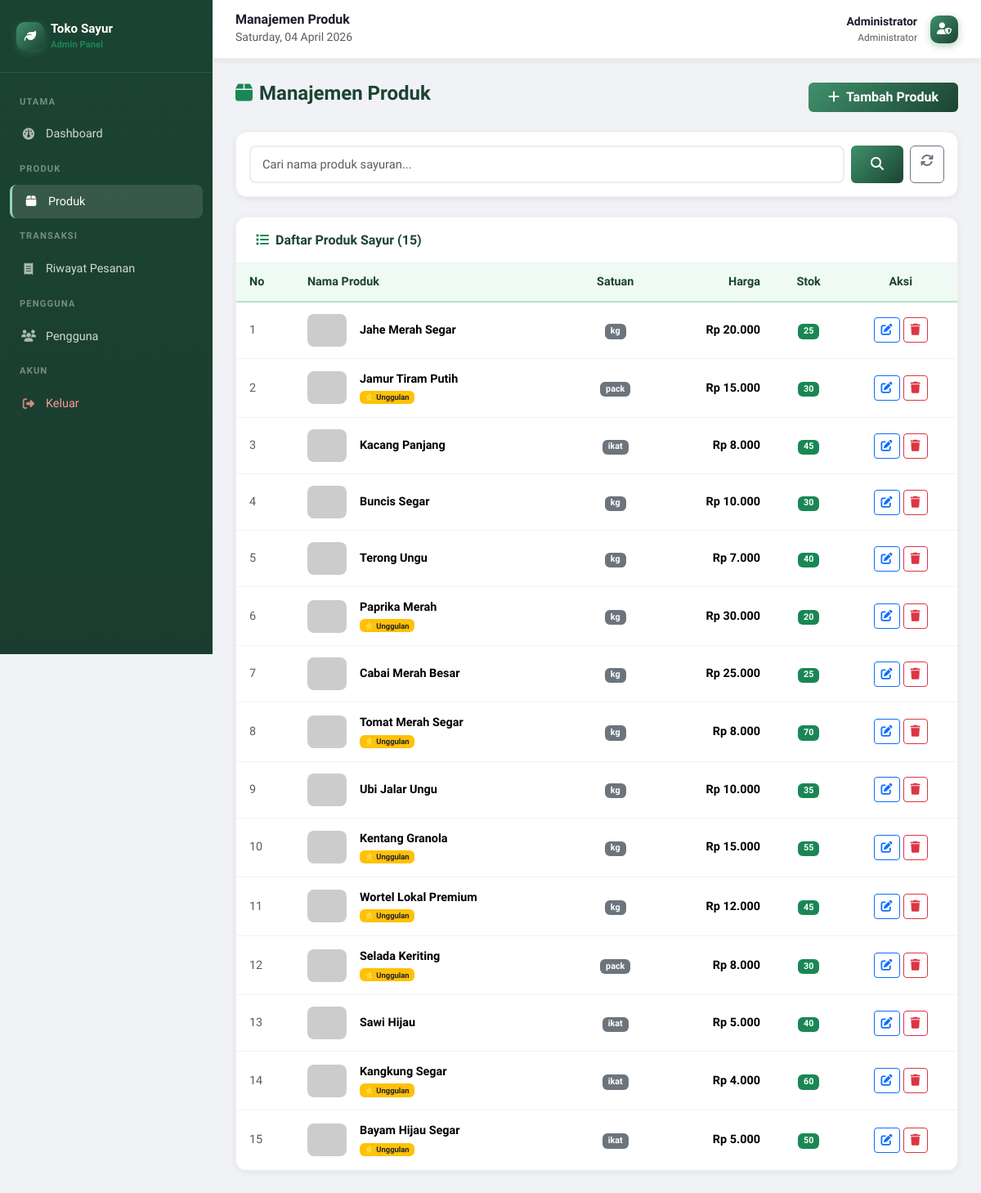
The page /admin/products/index.php (signed in) on the database its author committed.
### tables this page shows
CREATE TABLE `products` (
  `id` int(11) NOT NULL AUTO_INCREMENT,
  `category_id` int(11) NOT NULL,
  `name` varchar(200) NOT NULL,
  `slug` varchar(200) NOT NULL,
  `description` text DEFAULT NULL,
  `price` decimal(12,2) NOT NULL DEFAULT 0.00,
  `stock` int(11) NOT NULL DEFAULT 0,
  `unit` varchar(30) NOT NULL DEFAULT 'kg',
  `image` varchar(255) DEFAULT NULL,
  `is_featured` tinyint(1) NOT NULL DEFAULT 0,
  `is_active` tinyint(1) NOT NULL DEFAULT 1,
  `created_at` timestamp NOT NULL DEFAULT current_timestamp(),
  `updated_at` timestamp NOT NULL DEFAULT current_timestamp() ON UPDATE current_timestamp(),
  PRIMARY KEY (`id`),
  UNIQUE KEY `slug` (`slug`),
  KEY `category_id` (`category_id`),
  CONSTRAINT `fk_prod_cat` FOREIGN KEY (`category_id`) REFERENCES `categories` (`id`) ON DELETE CASCADE
);

### config/functions.php (called while the page is built, shortened)
<?php
function rupiah(float $amount): string {
    return 'Rp ' . number_format($amount, 0, ',', '.');
}
function getProductImage(string $image = ''): string {
    $placeholders = [
        'bayam.jpg'         => 'https://placehold.co/400x300/2d6a4f/white?text=Bayam+Segar',
        'kangkung.jpg'      => 'https://placehold.co/400x300/40916c/white?text=Kangkung',
        'sawi.jpg'          => 'https://placehold.co/400x300/52b788/white?text=Sawi+Hijau',
        'selada.jpg'        => 'https://placehold.co/400x300/74c69d/white?text=Selada',
        'wortel.jpg'        => 'https://placehold.co/400x300/e76f51/white?text=Wortel',
        'kentang.jpg'       => 'https://placehold.co/400x300/e9c46a/white?text=Kentang',
        'ubi.jpg'           => 'https://placehold.co/400x300/7b2d8b/white?text=Ubi+Ungu',
        'tomat.jpg'         => 'https://placehold.co/400x300/e63946/white?text=Tomat',
        'cabai.jpg'         => 'https://placehold.co/400x300/d62828/white?text=Cabai',
        'paprika.jpg'       => 'https://placehold.co/400x300/f4a261/white?text=Paprika',
        'terong.jpg'        => 'https://placehold.co/400x300/6a0572/white?text=Terong',
        'buncis.jpg'        => 'https://placehold.co/400x300/6ab187/white?text=Buncis',
        'kacang_panjang.jpg'=> 'https://placehold.co/400x300/3a7d44/white?text=Kacang+Panjang',
        'jamur_tiram.jpg'   => 'https://placehold.co/400x300/adb5bd/white?text=Jamur+Tiram',
        'jahe.jpg'          => 'https://placehold.co/400x300/b5838d/white?text=Jahe+Merah',
    ];
    return $placeholders[$image] ?? 'https://placehold.co/400x300/2d6a4f/white?text=Sayur+Segar';
}
function e(string $val): string {
    return htmlspecialchars($val, ENT_QUOTES, 'UTF-8');
}

### admin/products/index.php (the view, shortened to what this page needs)
<?php
$pageTitle = 'Manajemen Produk';
require_once __DIR__ . '/../../config/functions.php';
$search = trim($_GET['q'] ?? '');
$where  = ['is_active = 1'];
$params = [];
$whereClause = implode(' AND ', $where);
$stmt = $pdo->prepare("SELECT * FROM products WHERE $whereClause ORDER BY id DESC");
$stmt->execute($params);
$products = $stmt->fetchAll();
include __DIR__ . '/../includes/header.php';
?>
<div class="d-flex justify-content-between align-items-center mb-4">
  <h4 class="admin-page-title"><i class="fas fa-box me-2 text-success"></i>Manajemen Produk</h4>
  <a href="<?= BASE_URL ?>/admin/products/add.php" class="btn btn-success-custom fw-600 px-4">
    <i class="fas fa-plus me-2"></i>Tambah Produk
  </a>
</div>
<div class="admin-card mb-4">
  <div class="p-3">
    <form method="GET" class="d-flex gap-2">
      <input type="text" name="q" class="form-control" placeholder="Cari nama produk sayuran..." value="<?= e($search) ?>">
      <button type="submit" class="btn btn-success-custom px-4"><i class="fas fa-search"></i></button>
      <a href="<?= BASE_URL ?>/admin/products/index.php" class="btn btn-outline-secondary"><i class="fas fa-refresh"></i></a>
    </form>
  </div>
</div>
<div class="admin-card">
  <div class="admin-card-header">
    <h5><i class="fas fa-list me-2 text-success"></i>Daftar Produk Sayur (<?= count($products) ?>)</h5>
  </div>
  <div class="table-responsive">
    <table class="table admin-table mb-0">
      <thead>
        <tr>
          <th>No</th>
          <th>Nama Produk</th>
          <th class="text-center">Satuan</th>
          <th class="text-end">Harga</th>
          <th class="text-center">Stok</th>
          <th class="text-center">Aksi</th>
        </tr>
      </thead>
      <tbody>
        <?php if (empty($products)): ?>
        <tr><td colspan="6" class="text-center py-5 text-muted"><i class="fas fa-box-open fs-3 d-block mb-2"></i>Belum ada produk.</td></tr>
        <?php else: ?>
        <?php foreach ($products as $i => $p): ?>
        <tr>
          <td class="text-muted"><?= $i + 1 ?></td>
          <td>
            <div class="d-flex align-items-center gap-3">
              <img src="<?= getProductImage($p['image']) ?>" style="width:48px;height:40px;object-fit:cover;border-radius:8px;" alt="">
              <div>
                <div class="fw-700"><?= e($p['name']) ?></div>
                <?php if ($p['is_featured']): ?><small><span class="badge bg-warning text-dark">⭐ Unggulan</span></small><?php endif; ?>
              </div>
            </div>
          </td>
          <td class="text-center"><span class="badge bg-secondary"><?= e($p['unit']) ?></span></td>
          <td class="text-end fw-700"><?= rupiah($p['price']) ?></td>
          <td class="text-center">
            <span class="badge <?= $p['stock'] == 0 ? 'bg-danger' : ($p['stock'] < 5 ? 'bg-warning text-dark' : 'bg-success') ?>">
              <?= $p['stock'] ?>
            </span>
          </td>
          <td class="text-center">
            <div class="d-flex gap-1 justify-content-center">
              <a href="<?= BASE_URL ?>/admin/products/edit.php?id=<?= $p['id'] ?>" class="btn btn-sm btn-outline-primary" title="Edit"><i class="fas fa-edit"></i></a>
              <a href="<?= BASE_URL ?>/admin/products/delete.php?id=<?= $p['id'] ?>" class="btn btn-sm btn-outline-danger" title="Hapus" onclick="return confirm('Yakin hapus produk ini?')"><i class="fas fa-trash"></i></a>
            </div>
          </td>
        </tr>
        <?php endforeach; ?>
        <?php endif; ?>
      </tbody>
    </table>
  </div>
</div>
<?php include __DIR__ . '/../includes/footer.php'; ?>

### admin/includes/header.php (shortened to what this page needs)
<?php
require_once __DIR__ . '/../../config/functions.php';
$adminPage = basename($_SERVER['PHP_SELF']);
$adminDir  = basename(dirname($_SERVER['PHP_SELF']));
?>
<!DOCTYPE html>
<html lang="id">
<head>
  <link href="https://cdn.jsdelivr.net/npm/bootstrap@5.3.2/dist/css/bootstrap.min.css" rel="stylesheet">
  <link href="https://cdnjs.cloudflare.com/ajax/libs/font-awesome/6.4.2/css/all.min.css" rel="stylesheet">
  <link href="<?= BASE_URL ?>/assets/css/style.css" rel="stylesheet">
</head>
<body>
<div class="admin-wrapper">
<aside class="admin-sidebar" id="adminSidebar">
  <div class="admin-sidebar-brand">
    <div class="d-flex align-items-center gap-2">
      <div class="brand-icon brand-icon-sm"><i class="fas fa-leaf"></i></div>
      <div>
        <div class="text-white fw-700" style="font-size:.95rem;">Toko Sayur</div>
        <div class="text-success fw-600" style="font-size:.7rem;">Admin Panel</div>
      </div>
    </div>
  </div>
  <nav class="admin-nav">
    <div class="admin-nav-label">Utama</div>
    <a href="<?= BASE_URL ?>/admin/index.php" class="admin-nav-item <?= ($adminPage==='index.php'&&$adminDir==='admin')?'active':'' ?>">
      <i class="fas fa-gauge"></i> Dashboard
    </a>
    <div class="admin-nav-label">Produk</div>
    <a href="<?= BASE_URL ?>/admin/products/index.php" class="admin-nav-item <?= ($adminDir==='products')?'active':'' ?>">
      <i class="fas fa-box"></i> Produk
    </a>
    <div class="admin-nav-label">Transaksi</div>
    <a href="<?= BASE_URL ?>/admin/orders/index.php" class="admin-nav-item <?= ($adminDir==='orders')?'active':'' ?>">
      <i class="fas fa-receipt"></i> Riwayat Pesanan
    </a>
    <div class="admin-nav-label">Pengguna</div>
    <a href="<?= BASE_URL ?>/admin/users/index.php" class="admin-nav-item <?= ($adminDir==='users')?'active':'' ?>">
      <i class="fas fa-users"></i> Pengguna
    </a>
    <div class="admin-nav-label">Akun</div>
    <a href="<?= BASE_URL ?>/auth/logout.php" class="admin-nav-item" style="color:#ff9999!important;">
      <i class="fas fa-sign-out-alt"></i> Keluar
    </a>
  </nav>
</aside>
<div class="admin-content">
  <div class="admin-topbar">
    <div class="d-flex align-items-center gap-3">
      <div>
        <h6 class="mb-0 fw-700"><?= $pageTitle ?? 'Dashboard' ?></h6>
        <small class="text-muted"><?= date('l, d F Y') ?></small>
      </div>
    </div>
    <div class="d-flex align-items-center gap-2">
      <div class="me-2 text-end d-none d-sm-block">
        <div class="fw-700 small"><?= e($_SESSION['user_name']) ?></div>
        <div class="text-muted" style="font-size:.75rem;">Administrator</div>
      </div>
      <div class="brand-icon brand-icon-sm"><i class="fas fa-user-shield"></i></div>
    </div>
  </div>
  <main class="admin-main">

### admin/includes/footer.php (shortened to what this page needs)
  </main>
</div>
</div>
</body>
</html>

### assets/css/style.css (style rules this page uses)
:root { --green-900: #1b4332; --green-800: #2d6a4f; --green-700: #40916c; --green-600: #52b788; --green-500: #74c69d; --green-400: #95d5b2; --green-100: #d8f3dc; --green-50: #f0faf4; --orange: #f4a261; --text-dark: #1a1a2e; --text-muted: #6c757d; --shadow-sm: 0 2px 8px rgba(0, 0, 0, .07); --shadow-md: 0 4px 20px rgba(0, 0, 0, .10); --shadow-lg: 0 8px 40px rgba(0, 0, 0, .14); --radius: 14px; --radius-sm: 8px; --transition: .25s ease; }
*, *::before, *::after { box-sizing: border-box; }
body { font-family: 'Plus Jakarta Sans', sans-serif; color: var(--text-dark); background: #f8faf9; scroll-behavior: smooth; }
a { text-decoration: none; color: inherit; transition: color var(--transition); }
img { max-width: 100%; }
.fw-600 { font-weight: 600; }
.fw-700 { font-weight: 700; }
.brand-icon { width: 42px; height: 42px; background: linear-gradient(135deg, var(--green-700), var(--green-900)); border-radius: 12px; display: flex; align-items: center; justify-content: center; color: #fff; font-size: 1.1rem; box-shadow: 0 3px 10px rgba(64, 145, 108, .4); }
.brand-icon-sm { width: 34px; height: 34px; font-size: .9rem; border-radius: 10px; }
.form-control { border: 2px solid #e9ecef; border-radius: var(--radius-sm); padding: 10px 14px; font-size: .92rem; transition: border-color var(--transition), box-shadow var(--transition); }
.admin-wrapper { display: flex; min-height: 100vh; background: #f0f2f5; }
.admin-sidebar { width: 260px; flex-shrink: 0; background: linear-gradient(180deg, var(--green-900) 0%, #1a3d2f 100%); min-height: 100vh; position: fixed; top: 0; left: 0; z-index: 1000; display: flex; flex-direction: column; transition: transform var(--transition); overflow-y: auto; }
.admin-sidebar-brand { padding: 24px 20px; border-bottom: 1px solid rgba(255, 255, 255, .1); }
.admin-nav { padding: 16px 12px; flex: 1; }
.admin-nav-label { color: rgba(255, 255, 255, .4); font-size: .7rem; font-weight: 700; text-transform: uppercase; letter-spacing: .1em; padding: 12px 12px 6px; margin-bottom: 4px; }
.admin-nav-item { display: flex; align-items: center; gap: 12px; color: rgba(255, 255, 255, .8); font-weight: 500; font-size: .9rem; padding: 10px 14px; border-radius: var(--radius-sm); margin-bottom: 2px; transition: all var(--transition); text-decoration: none; }
.admin-nav-item i { width: 18px; text-align: center; opacity: .8; }
.admin-nav-item:hover, .admin-nav-item.active { background: rgba(255, 255, 255, .12); color: #fff; border-left: 3px solid var(--green-400); }
.admin-nav-item.active i { opacity: 1; }
.admin-content { margin-left: 260px; flex: 1; }
.admin-topbar { background: #fff; padding: 14px 28px; border-bottom: 1px solid rgba(0, 0, 0, .07); display: flex; align-items: center; justify-content: space-between; box-shadow: var(--shadow-sm); position: sticky; top: 0; z-index: 100; }
.admin-main { padding: 28px; }
.admin-page-title { font-size: 1.5rem; font-weight: 800; color: var(--green-900); }
.admin-card { background: #fff; border-radius: var(--radius); box-shadow: var(--shadow-sm); border: 1px solid rgba(0, 0, 0, .05); overflow: hidden; }
.admin-card-header { padding: 18px 24px; border-bottom: 1px solid rgba(0, 0, 0, .06); display: flex; align-items: center; justify-content: space-between; }
.admin-card-header h5 { font-weight: 800; color: var(--green-900); margin: 0; font-size: 1rem; }
.admin-table { margin: 0; font-size: .9rem; }
.admin-table thead th { background: var(--green-50); color: var(--green-900); font-weight: 700; border-bottom: 2px solid var(--green-200, #b7e4c7); padding: 12px 16px; }
.admin-table tbody td { padding: 14px 16px; vertical-align: middle; border-color: #f0f2f5; }
.btn-success-custom { background: linear-gradient(135deg, var(--green-700), var(--green-900)); border: none; color: #fff; font-weight: 600; transition: all var(--transition); }

### rows shown on the page
products: name "Jahe Merah Segar", unit "kg", price "Rp 20.000", stock "25"
products: name "Jamur Tiram Putih", is_featured "⭐ Unggulan", unit "pack", price "Rp 15.000", stock "30"
products: name "Kacang Panjang", unit "ikat", price "Rp 8.000", stock "45"
products: name "Buncis Segar", unit "kg", price "Rp 10.000", stock "30"
products: name "Terong Ungu", unit "kg", price "Rp 7.000", stock "40"
products: name "Paprika Merah", is_featured "⭐ Unggulan", unit "kg", price "Rp 30.000", stock "20"
products: name "Cabai Merah Besar", unit "kg", price "Rp 25.000", stock "25"
products: name "Tomat Merah Segar", is_featured "⭐ Unggulan", unit "kg", price "Rp 8.000", stock "70"
products: name "Ubi Jalar Ungu", unit "kg", price "Rp 10.000", stock "35"
products: name "Kentang Granola", is_featured "⭐ Unggulan", unit "kg", price "Rp 15.000", stock "55"
products: name "Wortel Lokal Premium", is_featured "⭐ Unggulan", unit "kg", price "Rp 12.000", stock "45"
products: name "Selada Keriting", is_featured "⭐ Unggulan", unit "pack", price "Rp 8.000", stock "30"
products: name "Sawi Hijau", unit "ikat", price "Rp 5.000", stock "40"
products: name "Kangkung Segar", is_featured "⭐ Unggulan", unit "ikat", price "Rp 4.000", stock "60"
products: name "Bayam Hijau Segar", is_featured "⭐ Unggulan", unit "ikat", price "Rp 5.000", stock "50"

### other values the page prints
$pageTitle "Manajemen Produk"
$_SESSION['user_name'] "Administrator"
count($products) "15"
